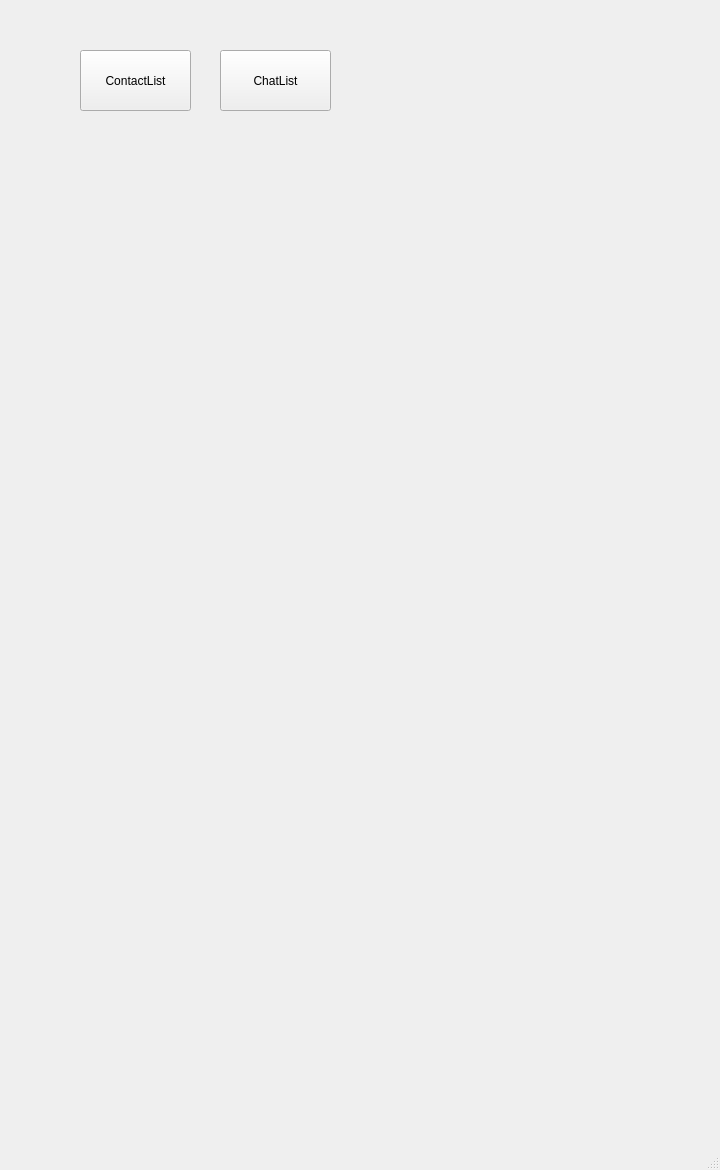
<?xml version="1.0" encoding="UTF-8"?>
<ui version="4.0">
 <class>MainWindow</class>
 <widget class="QMainWindow" name="MainWindow">
  <property name="geometry">
   <rect>
    <x>0</x>
    <y>0</y>
    <width>720</width>
    <height>1170</height>
   </rect>
  </property>
  <property name="windowTitle">
   <string>MainWindow</string>
  </property>
  <property name="documentMode">
   <bool>false</bool>
  </property>
  <widget class="QWidget" name="centralwidget">
   <widget class="QPushButton" name="button_ContactList">
    <property name="geometry">
     <rect>
      <x>80</x>
      <y>50</y>
      <width>111</width>
      <height>61</height>
     </rect>
    </property>
    <property name="text">
     <string>ContactList</string>
    </property>
   </widget>
   <widget class="QPushButton" name="button_ChatList">
    <property name="geometry">
     <rect>
      <x>220</x>
      <y>50</y>
      <width>111</width>
      <height>61</height>
     </rect>
    </property>
    <property name="text">
     <string>ChatList</string>
    </property>
   </widget>
  </widget>
  <widget class="QMenuBar" name="menubar">
   <property name="geometry">
    <rect>
     <x>0</x>
     <y>0</y>
     <width>720</width>
     <height>22</height>
    </rect>
   </property>
  </widget>
  <widget class="QStatusBar" name="statusbar"/>
 </widget>
 <resources/>
 <connections/>
</ui>
